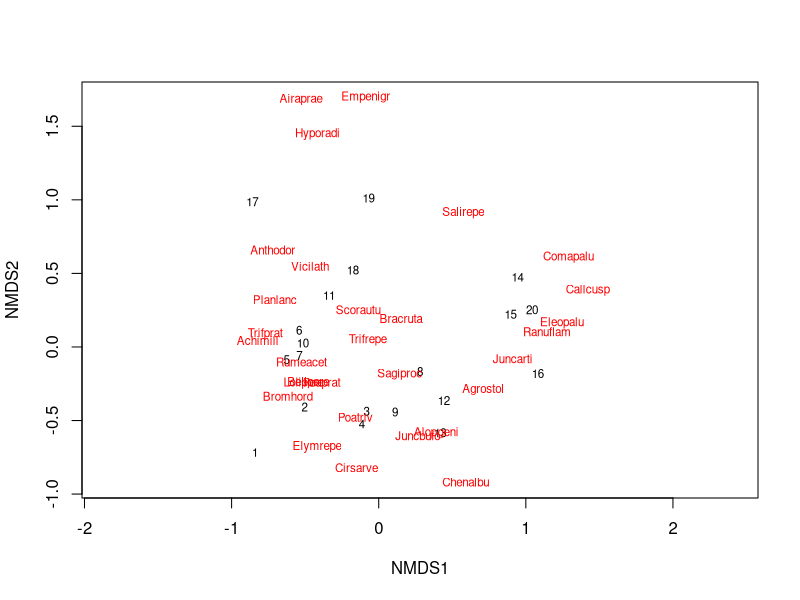

This figure's R source:
library(vegan)


### Name: metaMDS
### Title: Nonmetric Multidimensional Scaling with Stable Solution from
###   Random Starts, Axis Scaling and Species Scores
### Aliases: metaMDS metaMDSdist metaMDSiter metaMDSredist initMDS postMDS
###   plot.metaMDS points.metaMDS text.metaMDS scores.metaMDS
### Keywords: multivariate

### ** Examples

## The recommended way of running NMDS (Minchin 1987)
##
data(dune)
# Global NMDS using monoMDS
sol <- metaMDS(dune)
sol
plot(sol, type="t")
## Start from previous best solution
sol <- metaMDS(dune, previous.best = sol)
## Local NMDS and stress 2 of monoMDS
sol2 <- metaMDS(dune, model = "local", stress=2)
sol2
## Use Arrhenius exponent 'z' as a binary dissimilarity measure
sol <- metaMDS(dune, distfun = betadiver, distance = "z")
sol
